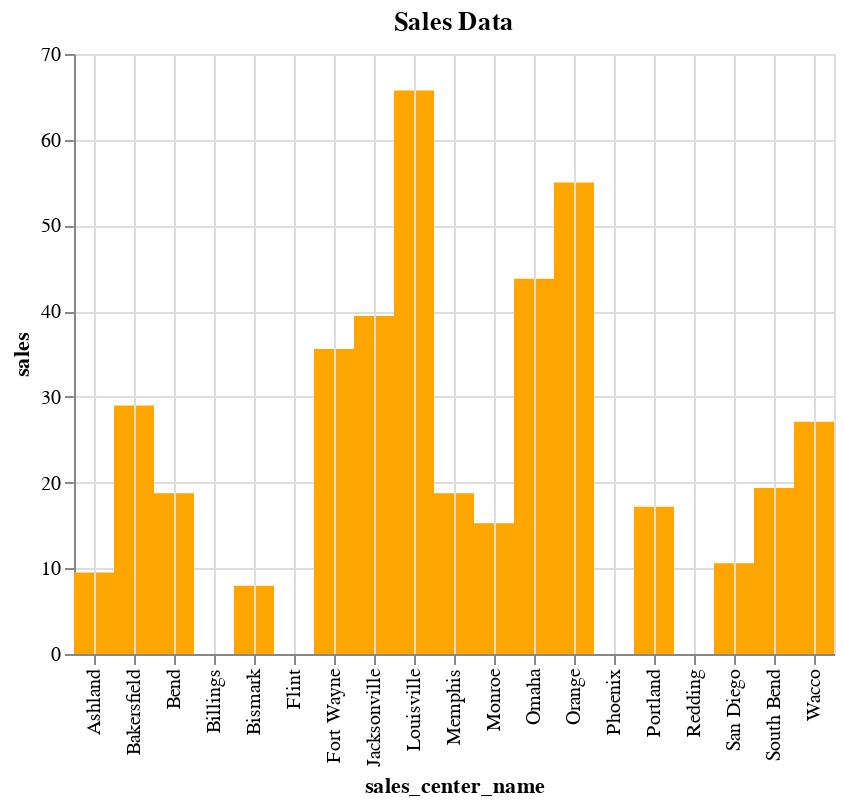

Source (notebook cell):
### Markdown cell above
#### An existing Vega or Vega-Lite chart specification file can be rendered

Use the **spec** parameter to specify the path to an existing chart spec file.
* If a relative path is used, the path is relative to the JupyterLab workspace directory
* If no path is used, the chart spec file is expected to be in the Teradata/Charts directory
  * a chart spec in the top level workspace directory can be specified with ./\<chartfile\>
* A full path to the chart spec file can also be used

#### In this case, the chart data is embedded in the chart spec

### Code cell
%chart spec=notebooks/sql/charts/SalesDataSept2019-Chart.json

### Figure 1 — Vega-Lite specification as saved in the notebook (floating-point values rounded to 4 significant figures)
{"$schema": "https://vega.github.io/schema/vega-lite/v3.json", "data": {"format": {"type": "json"}, "values": [{"SALES": ".00", "Sales_Center_ID": "1111", "Sales_Center_Name": "Phoenix"}, {"SALES": "35.58", "Sales_Center_ID": "1114", "Sales_Center_Name": "Fort Wayne"}, {"SALES": ".00", "Sales_Center_ID": "9999", "Sales_Center_Name": "Redding"}, {"SALES": "16.50", "Sales_Center_ID": "1113", "Sales_Center_Name": "Jacksonville"}, {"SALES": "7.79", "Sales_Center_ID": "6666", "Sales_Center_Name": "Memphis"}, {"SALES": "65.73", "Sales_Center_ID": "4444", "Sales_Center_Name": "Louisville"}, {"SALES": "29.00", "Sales_Center_ID": "2111", "Sales_Center_Name": "Bakersfield"}, {"SALES": "17.18", "Sales_Center_ID": "1116", "Sales_Center_Name": "Portland"}, {"SALES": "43.78", "Sales_Center_ID": "3333", "Sales_Center_Name": "Omaha"}, {"SALES": ".00", "Sales_Center_ID": "8888", "Sales_Center_Name": "San Diego"}, {"SALES": "27.10", "Sales_Center_ID": "1118", "Sales_Center_Name": "Wacco"}, {"SALES": ".00", "Sales_Center_ID": "1119", "Sales_Center_Name": "Flint"}, {"SALES": "55.00", "Sales_Center_ID": "3111", "Sales_Center_Name": "Orange"}, {"SALES": "19.36", "Sales_Center_ID": "1112", "Sales_Center_Name": "South Bend"}, {"SALES": ".00", "Sales_Center_ID": "2222", "Sales_Center_Name": "Bend"}, {"SALES": ".00", "Sales_Center_ID": "1115", "Sales_Center_Name": "Billings"}, {"SALES": "15.25", "Sales_Center_ID": "7777", "Sales_Center_Name": "Monroe"}, {"SALES": "9.50", "Sales_Center_ID": "1117", "Sales_Center_Name": "Ashland"}, {"SALES": ".00", "Sales_Center_ID": "1111", "Sales_Center_Name": "Phoenix"}, {"SALES": ".00", "Sales_Center_ID": "9999", "Sales_Center_Name": "Redding"}, {"SALES": "39.42", "Sales_Center_ID": "1113", "Sales_Center_Name": "Jacksonville"}, {"SALES": "18.75", "Sales_Center_ID": "6666", "Sales_Center_Name": "Memphis"}, {"SALES": "20.85", "Sales_Center_ID": "4444", "Sales_Center_Name": "Louisville"}, {"SALES": "32.00", "Sales_Center_ID": "3333", "Sales_Center_Name": "Omaha"}, {"SALES": "10.60", "Sales_Center_ID": "8888", "Sales_Center_Name": "San Diego"}, {"SALES": "8.00", "Sales_Center_ID": "1112", "Sales_Center_Name": "South Bend"}, {"SALES": "18.75", "Sales_Center_ID": "2222", "Sales_Center_Name": "Bend"}, {"SALES": ".00", "Sales_Center_ID": "7777", "Sales_Center_Name": "Monroe"}, {"SALES": ".00", "Sales_Center_ID": "5555", "Sales_Center_Name": "Bismark"}, {"SALES": "7.97", "Sales_Center_ID": "5555", "Sales_Center_Name": "Bismark"}]}, "encoding": {"x": {"axis": {"grid": true, "title": "sales_center_name"}, "field": "Sales_Center_Name", "type": "nominal"}, "y": {"axis": {"grid": true, "title": "sales"}, "field": "SALES", "type": "quantitative"}}, "mark": {"color": "orange", "type": "rect"}, "title": "Sales Data"}
